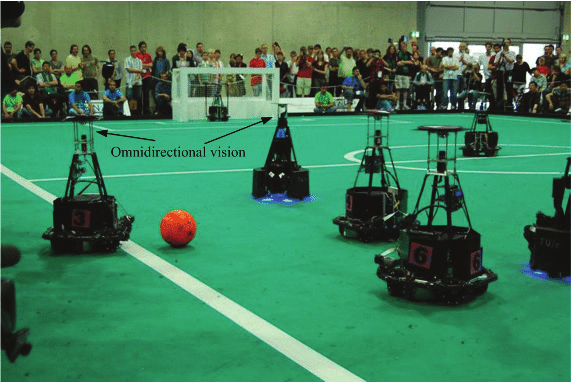
#> input picture KRI2020 - referensi/python/splited/img/bola.png, 571 x 382 px
$ python '03. erode_dilate.py'
#> lines starting #> are read from the running program, lines starting #| are printed output that depends on the picture; after the words box and inside, x2 and y2 are one past the last pixel; in counts of white or black regions, pixels touching at a corner belong together
import cv2 as cv


class ImageProcessingWidget(object):

    def __init__(self, filename):
#> called with filename = 'img/bola.png'
        self.original_img = cv.imread(filename, 1)
#> self.original_img is the input picture: shape (382, 571, 3); mean B, G, R 89.8, 127, 63.5

        self.orange_HSV = {
            'lowH': 0,
            'highH': 18,
            'lowS': 149,
            'highS': 255,
            'lowV': 222,
            'highV': 255
        }

    def show_original_img(self):
        cv.imshow('original img', self.original_img)

    def orange_filtering(self):

        ball_hsv_lower_filter = (
            self.orange_HSV['lowH'], self.orange_HSV['lowS'], self.orange_HSV['lowV'])
        ball_hsv_upper_filter = (
            self.orange_HSV['highH'], self.orange_HSV['highS'], self.orange_HSV['highV'])

        self.orange_filtered_frame = cv.cvtColor(
            self.original_img, cv.COLOR_BGR2HSV)
#> self.orange_filtered_frame: shape (382, 571, 3); mean H, S, V 62.6, 127.8, 128.9
        self.orange_filtered_frame = cv.inRange(
            self.orange_filtered_frame, ball_hsv_lower_filter, ball_hsv_upper_filter)
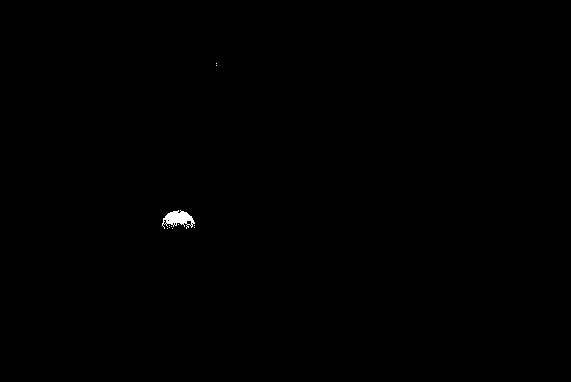
#> self.orange_filtered_frame: shape (382, 571); 0.16% white; 11 white regions (10 under 20 px), largest, box (x1, y1, x2, y2) and area: (162, 210, 195, 229) 343

    def show_orange_filtered_img(self):
        cv.imshow('orange filter', self.orange_filtered_frame)

    def erode_dilate_img(self):
        dilatation_size = 10
        element_dilate = cv.getStructuringElement(
            2, (dilatation_size, dilatation_size))
        self.orange_filtered_dilated_frame = cv.dilate(
            self.orange_filtered_frame, element_dilate)
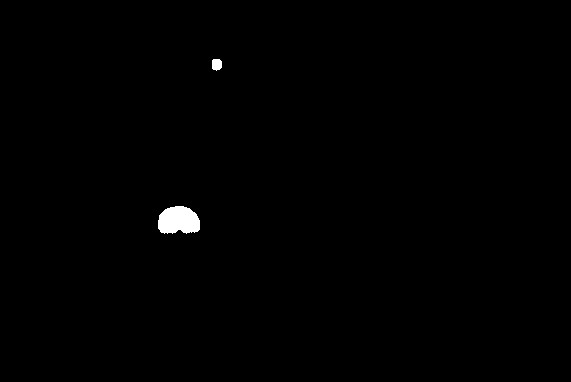
#> self.orange_filtered_dilated_frame: shape (382, 571); 0.48% white; 2 white regions, box (x1, y1, x2, y2) and area: (158, 206, 200, 234) 950, (212, 59, 222, 71) 103

        erodetion_size = 10
        element_erode = cv.getStructuringElement(
            2, (erodetion_size, erodetion_size))
        self.orange_filtered_eroded_frame = cv.erode(
            self.orange_filtered_frame, element_erode)
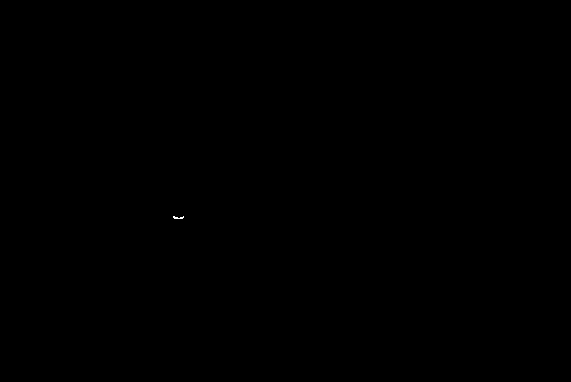
#> self.orange_filtered_eroded_frame: shape (382, 571); 0.01% white in thin lines or dots, all inside (x1, y1, x2, y2) = (173, 216, 184, 219)

    def show_orange_filtered_dilated_img(self):
        cv.imshow('orange dilate filter', self.orange_filtered_dilated_frame)
        cv.imshow('orange erode filter', self.orange_filtered_eroded_frame)


def main():
    imgwidget = ImageProcessingWidget('img/bola.png')

    imgwidget.show_original_img()
    imgwidget.orange_filtering()
    imgwidget.show_orange_filtered_img()
    imgwidget.erode_dilate_img()
    imgwidget.show_orange_filtered_dilated_img()

    cv.waitKey(0)
    cv.destroyAllWindows()


main()
